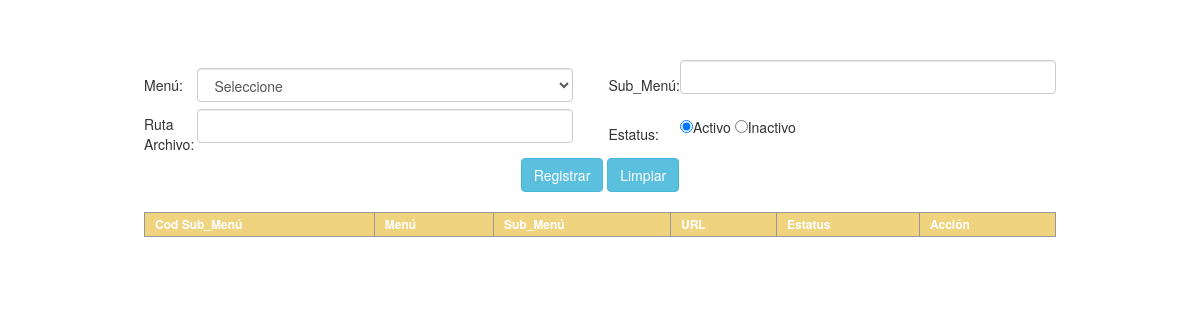
Page /vista/sub_menu.php on the earlier database version.
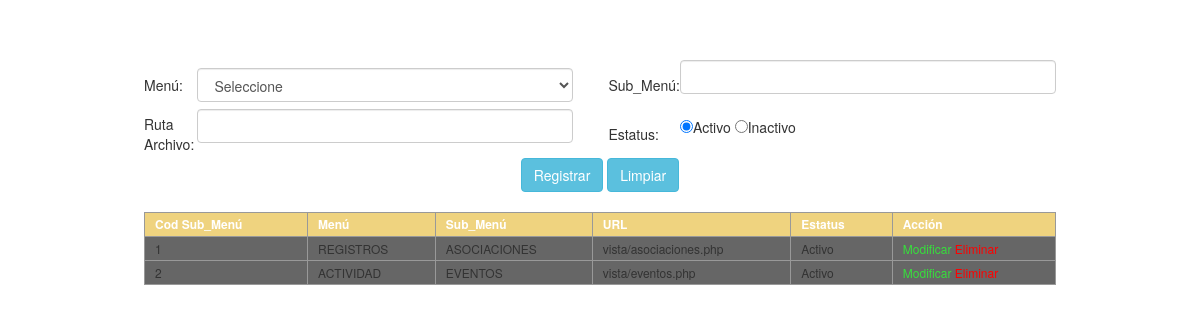
Same page on the later database version.
### tables this page shows
CREATE TABLE `sub_menu` (
  `id_submenu` int(11) NOT NULL AUTO_INCREMENT,
  `sub_menu` varchar(25) DEFAULT NULL,
  `id_menu` int(11) DEFAULT NULL,
  `url` varchar(50) DEFAULT NULL,
  `estatus` varchar(20) DEFAULT NULL,
  PRIMARY KEY (`id_submenu`),
  KEY `id_menu` (`id_menu`),
  CONSTRAINT `sub_menu_ibfk_1` FOREIGN KEY (`id_menu`) REFERENCES `menu` (`id_menu`) ON DELETE CASCADE ON UPDATE CASCADE
);

CREATE TABLE `menu` (
  `id_menu` int(11) NOT NULL AUTO_INCREMENT,
  `menu` varchar(25) DEFAULT NULL,
  PRIMARY KEY (`id_menu`)
);

### modelo/Conexion.php (called while the page is built, shortened)
<?php
class Conexion
{
    private static $_server   = 'localhost';
    private static $_user     = 'root';
    private static $_password = '123456';
    protected $bd             = 'wushu';
    private function _abrir_conn() {
        $this->_conn = new mysqli(self::$_server, self::$_user, self::$_password, $this->bd);
        if ((int) $this->_conn->connect_errno == 0) {
            $this->_state_conn = TRUE;
            $this->_conn->set_charset('utf8');
            return $this->_conn;
        }
    }
    public function _query($sql) {
        if ($this->_state_conn === TRUE) {
            $resultado = $this->_conn->query($sql);
            if($resultado){
                return $resultado;
            }else{
                return FALSE;
            }
        }
    }
    public function RetornarRegistros($sql) {
        $result = $this->_query($sql);
        if ($this->_state_conn === TRUE) {
             $count = $result->num_rows;
            if($count > 0){
            while ($row =$result->fetch_array()) {
                $rows[] = $row;
            }
            return $rows;
            }else{
                return FALSE;
            }
        }
    }
}

### vista/sub_menu.php (the view, shortened to what the changed rows need)
<?php
require_once '../modelo/Conexion.php';
$obj_conexion = new Conexion();
$sql       = "SELECT  id_menu,  menu FROM menu";
$resultado = $obj_conexion->RetornarRegistros($sql);
?>
<!DOCTYPE html>
<html>
    <head>
        <link href="../css/bootstrap.css" rel="stylesheet" media="screen"/>
        <link href="../css/estilos.css" rel="stylesheet" media="screen"/>
        <link href="../css/jquery.dataTables.css" rel="stylesheet" media="screen"/>
        <link href="../css/datepicker.css" rel="stylesheet" media="screen"/>
    </head>
    <body>
        <div style="margin-top: 5%;position: relative;display: block">
            <form id="frmsubmenu">
                <table width="912" border="0" align="center">
                    <tr>
                        <td colspan="4" align="center">
                            <table border="0" id="tbl_submenu" class="dataTable">
                                <thead>
                                    <tr>
                                        <th>Cod Sub_Men&uacute;</th>
                                        <th>Men&uacute;</th>
                                        <th>Sub_Men&uacute;</th>
                                        <th>URL</th>
                                        <th>Estatus</th>
                                        <th>Acci&oacute;n</th>
                                    </tr>
                                </thead>
                                <tbody>
                                    <?php
                                    $sql        = "SELECT
                                                        subm.id_submenu,
                                                        me.menu AS menu,
                                                        subm.sub_menu,
                                                        subm.url,
                                                        subm.estatus
                                                    FROM sub_menu subm
                                                    INNER JOIN menu me ON subm.id_menu = me.id_menu;";
                                    $resgistros = $obj_conexion->RetornarRegistros($sql);
                                    $es_array = is_array($resgistros) ? TRUE : FALSE;
                                    if ($es_array == TRUE) {
                                        for ($i = 0; $i < count($resgistros); $i++) {
                                            ?>
                                            <tr>
                                                <td><?php echo $resgistros[$i]['id_submenu'] ?></td>
                                                <td><?php echo $resgistros[$i]['menu'] ?></td>
                                                <td><?php echo $resgistros[$i]['sub_menu'] ?></td>
                                                <td><?php echo $resgistros[$i]['url'] ?></td>
                                                <td><?php echo $resgistros[$i]['estatus'] ?></td>
                                                <td>
                                                    <span class="accion modificar">Modificar</span>
                                                    <span class="accion eliminar">Eliminar</span>
                                                </td>
                                            </tr>
                                            <?php
                                        }
                                    }
                                    ?>
                                </tbody>
                            </table>
                        </td>
                    </tr>
                </table>
            </form>
        </div>
    </body>
</html>

Differences in the rows shown:
added sub_menu: id_submenu "1", id_menu.menu "REGISTROS", sub_menu "ASOCIACIONES", url "vista/asociaciones.php", estatus "Activo"
added sub_menu: id_submenu "2", id_menu.menu "ACTIVIDAD", sub_menu "EVENTOS", url "vista/eventos.php", estatus "Activo"
